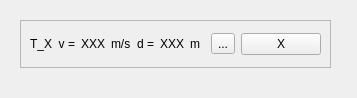
<?xml version="1.0" encoding="UTF-8"?>
<ui version="4.0">
 <class>Form</class>
 <widget class="QWidget" name="Form">
  <property name="geometry">
   <rect>
    <x>0</x>
    <y>0</y>
    <width>357</width>
    <height>98</height>
   </rect>
  </property>
  <property name="windowTitle">
   <string>Form</string>
  </property>
  <widget class="QFrame" name="frame_3">
   <property name="geometry">
    <rect>
     <x>20</x>
     <y>20</y>
     <width>311</width>
     <height>48</height>
    </rect>
   </property>
   <property name="maximumSize">
    <size>
     <width>311</width>
     <height>48</height>
    </size>
   </property>
   <property name="frameShape">
    <enum>QFrame::StyledPanel</enum>
   </property>
   <property name="frameShadow">
    <enum>QFrame::Raised</enum>
   </property>
   <layout class="QVBoxLayout" name="verticalLayout_8">
    <item>
     <layout class="QHBoxLayout" name="horizontalLayout_5">
      <item>
       <widget class="QLabel" name="label_27">
        <property name="text">
         <string>T_X</string>
        </property>
       </widget>
      </item>
      <item>
       <widget class="QLabel" name="label_30">
        <property name="text">
         <string>&lt;html&gt;&lt;head/&gt;&lt;body&gt;&lt;p align=&quot;right&quot;&gt;v =&lt;/p&gt;&lt;/body&gt;&lt;/html&gt;</string>
        </property>
       </widget>
      </item>
      <item>
       <widget class="QLabel" name="label_31">
        <property name="text">
         <string>XXX</string>
        </property>
       </widget>
      </item>
      <item>
       <widget class="QLabel" name="label_34">
        <property name="text">
         <string>m/s</string>
        </property>
       </widget>
      </item>
      <item>
       <widget class="QLabel" name="label_29">
        <property name="text">
         <string>&lt;html&gt;&lt;head/&gt;&lt;body&gt;&lt;p align=&quot;right&quot;&gt;d =&lt;/p&gt;&lt;/body&gt;&lt;/html&gt;</string>
        </property>
       </widget>
      </item>
      <item>
       <widget class="QLabel" name="label_32">
        <property name="text">
         <string>XXX</string>
        </property>
       </widget>
      </item>
      <item>
       <widget class="QLabel" name="label_33">
        <property name="text">
         <string>m</string>
        </property>
       </widget>
      </item>
      <item>
       <widget class="QToolButton" name="toolButton">
        <property name="text">
         <string>...</string>
        </property>
       </widget>
      </item>
      <item>
       <widget class="QPushButton" name="pushButton_3">
        <property name="text">
         <string>X</string>
        </property>
       </widget>
      </item>
     </layout>
    </item>
   </layout>
  </widget>
 </widget>
 <resources/>
 <connections/>
</ui>
